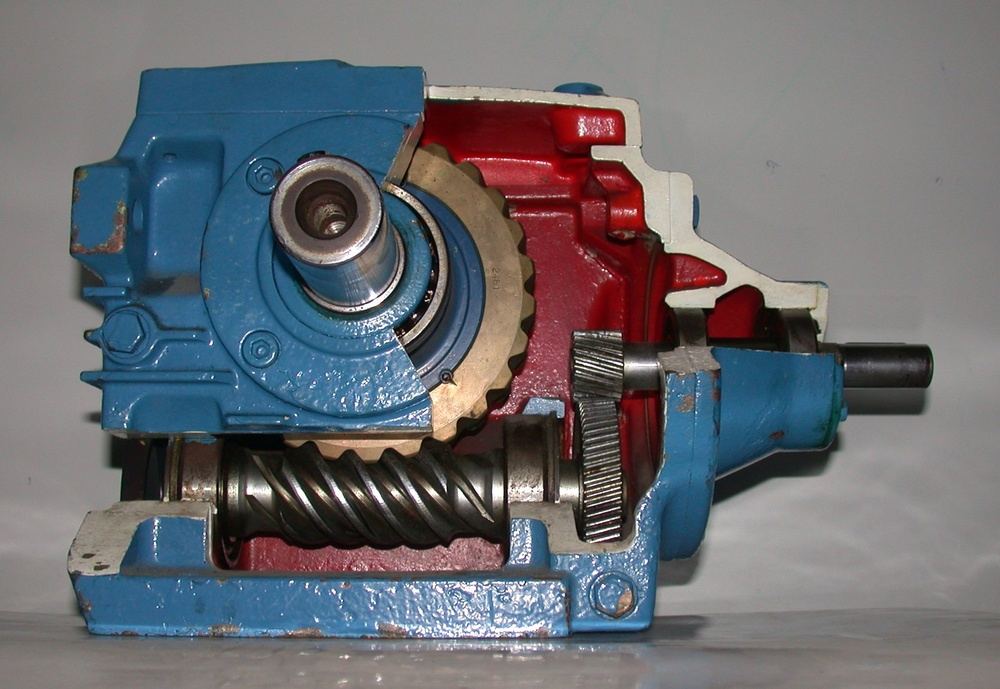
#> input picture data/Worm-WormWheel-gearbox.jpg, 1000 x 689 px, shrunk from 1746 x 1203 before the run
$ jupyter execute 7_skimage.ipynb   (shell and % lines are left out)
#> lines starting #> are read from the running program, lines starting #| are printed output that depends on the picture; after the words box and inside, x2 and y2 are one past the last pixel; in counts of white or black regions, pixels touching at a corner belong together
# SMT Python Seminar - Image processing

* image processing with Scikit-image

Image used: https://commons.wikimedia.org/wiki/File:Worm-WormWheel-gearbox.jpg

## Enabling some magic

More on the Jupyter magic commands: https://alexsm.com/jupyter-notebook-ipython-magic/

## Imports

[cell 1]
import numpy as np
from matplotlib import pyplot as plt

import skimage
from skimage.feature import canny

## Scikit-image demo

[cell 2]
im = skimage.io.imread('../data/Worm-WormWheel-gearbox.jpg')
#> im is the input picture: shape (689, 1000, 3); mean R, G, B 105.9, 107.3, 112.5

[cell 3]
_ = plt.imshow(im)
_ = plt.axis('off')

[cell 4]
im.shape
#> Out = (689, 1000, 3)

[cell 5]
plt.figure(figsize=(15, 4))

_ = plt.subplot(1, 3, 1)
_ = plt.imshow(im[:, :, 0], cmap='Reds', vmin=0, vmax=255)
_ = plt.axis('off')
_ = plt.title('Red')

_ = plt.subplot(1, 3, 2)
_ = plt.imshow(im[:, :, 1], cmap='Greens', vmin=0, vmax=255)
_ = plt.axis('off')
_ = plt.title('Green')

_ = plt.subplot(1, 3, 3)
_ = plt.imshow(im[:, :, 2], cmap='Blues', vmin=0, vmax=255)
_ = plt.axis('off')
_ = plt.title('Blue')
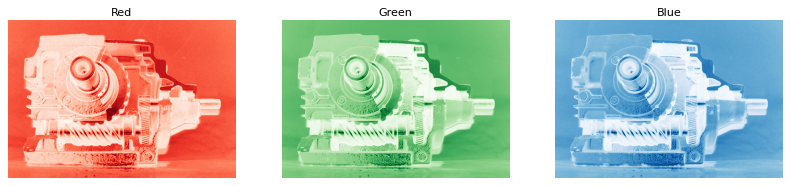
#> figure drawn by matplotlib, 3 panels

[cell 6]
im_gray = skimage.color.rgb2gray(im)
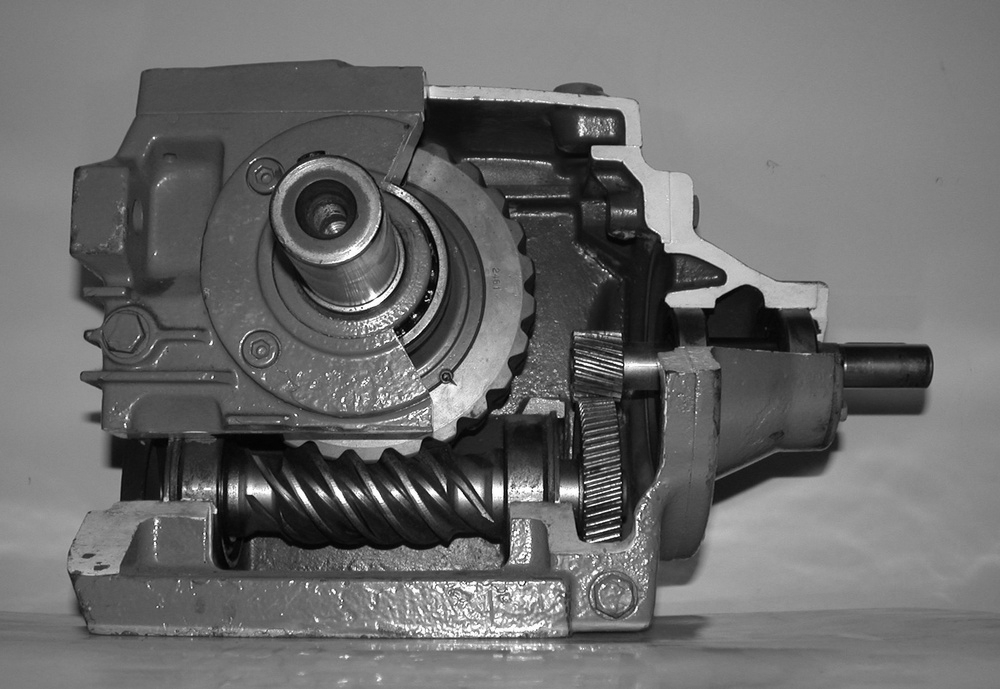
#> im_gray: shape (689, 1000) float64; min 0.000833, max 1, mean 0.421

_ = plt.imshow(im_gray, cmap='gray')
_ = plt.axis('off')

[cell 7]
im_edges = canny(im_gray, sigma=3)
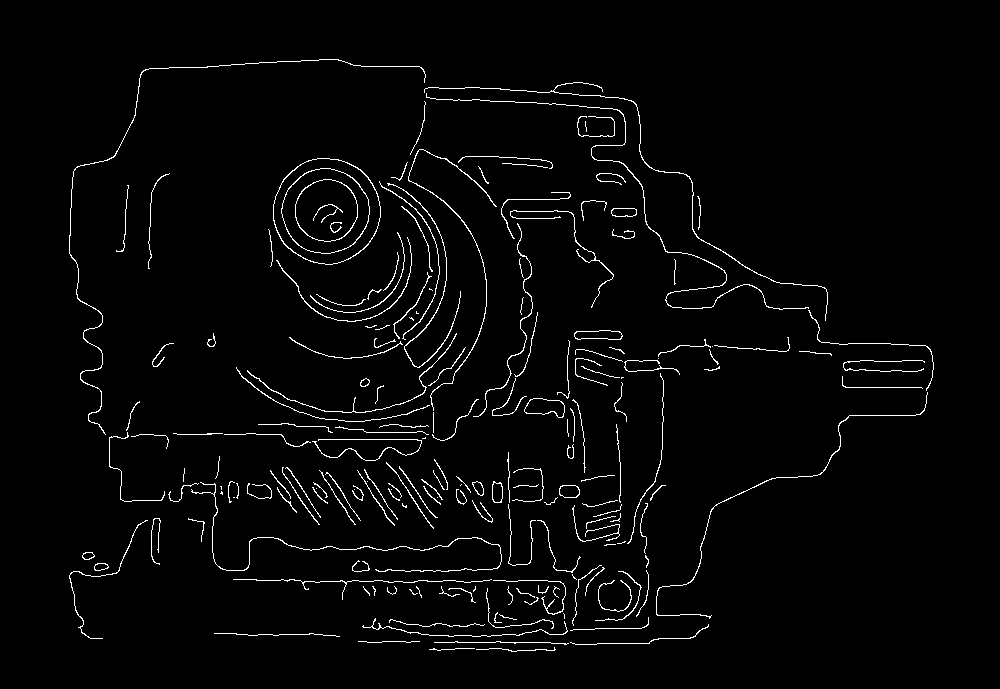
#> im_edges: shape (689, 1000) bool; 2.5% white in thin lines or dots, all inside (x1, y1, x2, y2) = (69, 59, 934, 652)

_ = plt.figure(figsize=(15, 10))
_ = plt.imshow(im_edges, cmap='gist_yarg')
